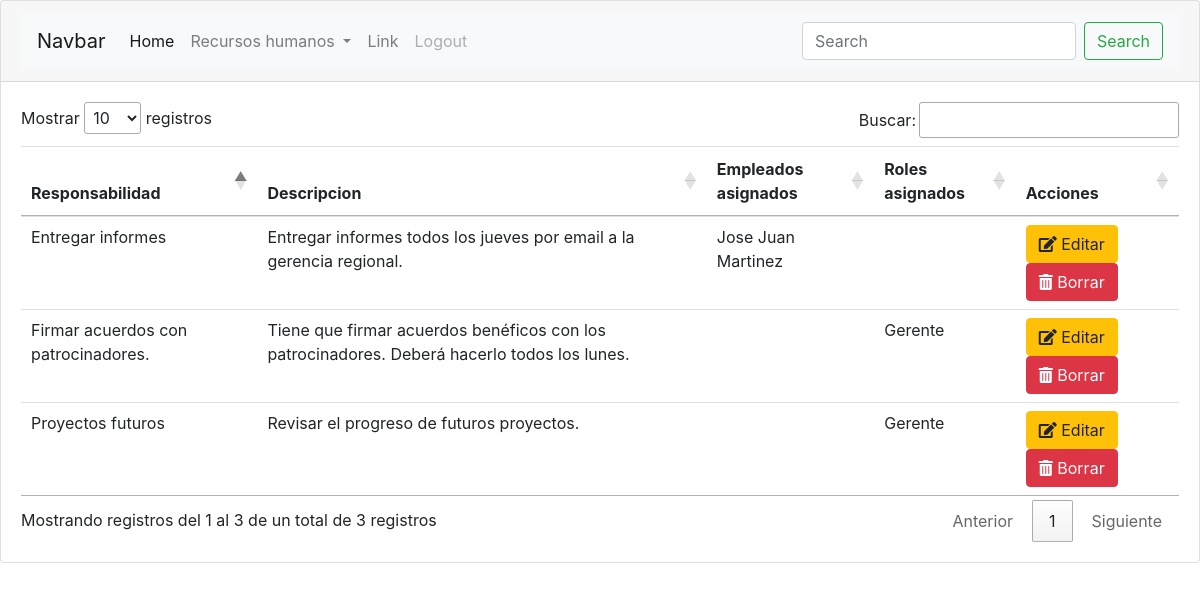
The page /RH/responsabilidades (signed in) on the database its author committed.
### RH/models.py (models this page shows)
class Responsabilidad(models.Model):
	nombre=models.CharField(max_length=120)
	descripcion=models.TextField()
	empleados=models.ManyToManyField(Empleado,blank=True)
	roles=models.ManyToManyField(Rol,blank=True)

class Rol(models.Model):
	nombre=models.CharField(max_length=120)
	descripcion=models.TextField()

class Empleado(models.Model):
	nombre=models.CharField(max_length=120)
	apellido_paterno=models.CharField(max_length=120)
	apellido_materno=models.CharField(max_length=120,blank=True,null=True)
	fecha_de_nacimiento=models.DateTimeField(blank=True,null=True)
	fecha_de_alta=models.DateTimeField(default=timezone.now)
	rol=models.ForeignKey(Rol,on_delete=models.CASCADE)
	usuario=models.OneToOneField('auth.User',on_delete=models.CASCADE)

### RH/views.py (the view)
# urls.py: path('responsabilidades',views.responsabilidades_index,name='r_index'),
@login_required
def responsabilidades_index(request):
	responsabilidades=Responsabilidad.objects.all()
	return render(request,'RH/responsabilidades_index.html',{'responsabilidades':responsabilidades})

### RH/templates/RH/responsabilidades_index.html (shortened to what this page needs)
{% extends "base.html" %}
{% block content %}
	<table class="table">
		<thead>
			<tr>
				<th scope="col">Responsabilidad</th>
				<th scope="col">Descripcion</th>
				<th scope="col">Empleados asignados</th>
				<th scope="col">Roles asignados</th>
				<th scope="col">Acciones</th>
			</tr>
		</thead>
		<tbody>
			{%for r in responsabilidades%}
				<tr>
					<td>{{r.nombre}}</td>
					<td>{{r.descripcion}}</td>
					<td>
						{%for e in r.empleados.all%}
							{{e.nombre}} {{e.apellido_paterno}}<br>
						{%endfor%}
					</td>
					<td>
						{%for rol in r.roles.all%}
							{{rol.nombre}}<br>
						{%endfor%}
					</td>
					<td>
						<a class="btn btn-warning" href="{% url 'r_edit' pk=r.pk %}" role="button"><i class="fas fa-edit"></i> Editar</a>
		      			<a class="btn btn-danger" href="{%url 'r_delete' pk=r.pk%}" role="button"><i class="fas fa-trash-alt"></i> Borrar</a>
					</td>
				</tr>
			{%endfor%}
		</tbody>
	</table>
{% endblock content %}

### rows shown on the page
Responsabilidad: nombre "Firmar acuerdos con patrocinadores.", descripcion "Tiene que firmar acuerdos benéficos con los patrocinadores. Deberá hacerlo todos los lunes."
Rol: nombre "Gerente"
Responsabilidad: nombre "Proyectos futuros", descripcion "Revisar el progreso de futuros proyectos."
Responsabilidad: nombre "Entregar informes", descripcion "Entregar informes todos los jueves por email a la gerencia regional."
Empleado: nombre "Jose Juan", apellido_paterno "Martinez"
